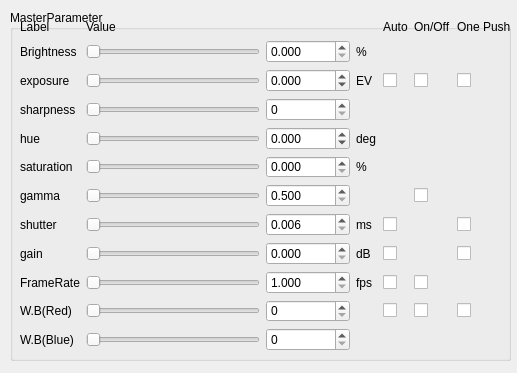
<?xml version="1.0" encoding="UTF-8"?>
<ui version="4.0">
 <class>QtCamParamDlgClass</class>
 <widget class="QDialog" name="QtCamParamDlgClass">
  <property name="geometry">
   <rect>
    <x>0</x>
    <y>0</y>
    <width>517</width>
    <height>373</height>
   </rect>
  </property>
  <property name="windowTitle">
   <string>Dialog</string>
  </property>
  <property name="modal">
   <bool>false</bool>
  </property>
  <widget class="QGroupBox" name="Cam1ParamBox">
   <property name="geometry">
    <rect>
     <x>10</x>
     <y>10</y>
     <width>501</width>
     <height>351</height>
    </rect>
   </property>
   <property name="title">
    <string>MasterParameter</string>
   </property>
   <widget class="QWidget" name="layoutWidget">
    <property name="geometry">
     <rect>
      <x>10</x>
      <y>10</y>
      <width>491</width>
      <height>331</height>
     </rect>
    </property>
    <layout class="QGridLayout" name="gridLayout" columnminimumwidth="0,0,80,0,0,0,0">
     <property name="sizeConstraint">
      <enum>QLayout::SetDefaultConstraint</enum>
     </property>
     <item row="0" column="1">
      <widget class="QLabel" name="label_3">
       <property name="text">
        <string>Value</string>
       </property>
      </widget>
     </item>
     <item row="6" column="5">
      <widget class="QCheckBox" name="gammaOnOff">
       <property name="text">
        <string/>
       </property>
      </widget>
     </item>
     <item row="0" column="0">
      <widget class="QLabel" name="label">
       <property name="text">
        <string>Label</string>
       </property>
      </widget>
     </item>
     <item row="0" column="5">
      <widget class="QLabel" name="label_5">
       <property name="text">
        <string>On/Off</string>
       </property>
      </widget>
     </item>
     <item row="0" column="6">
      <widget class="QLabel" name="label_6">
       <property name="text">
        <string>One Push</string>
       </property>
      </widget>
     </item>
     <item row="0" column="4">
      <widget class="QLabel" name="label_4">
       <property name="text">
        <string>Auto</string>
       </property>
      </widget>
     </item>
     <item row="11" column="2">
      <widget class="QDoubleSpinBox" name="WBBlueBox">
       <property name="decimals">
        <number>0</number>
       </property>
       <property name="maximum">
        <double>1023.000000000000000</double>
       </property>
      </widget>
     </item>
     <item row="7" column="6">
      <widget class="QCheckBox" name="shutterOnePush">
       <property name="text">
        <string/>
       </property>
      </widget>
     </item>
     <item row="8" column="0">
      <widget class="QLabel" name="BrightnessLabel_8">
       <property name="text">
        <string>gain</string>
       </property>
      </widget>
     </item>
     <item row="8" column="2">
      <widget class="QDoubleSpinBox" name="gainBox">
       <property name="decimals">
        <number>3</number>
       </property>
       <property name="minimum">
        <double>0.000000000000000</double>
       </property>
       <property name="maximum">
        <double>47.994000000000000</double>
       </property>
      </widget>
     </item>
     <item row="7" column="4">
      <widget class="QCheckBox" name="shutterAuto">
       <property name="text">
        <string/>
       </property>
      </widget>
     </item>
     <item row="8" column="4">
      <widget class="QCheckBox" name="gainAuto">
       <property name="text">
        <string/>
       </property>
      </widget>
     </item>
     <item row="8" column="1">
      <widget class="QSlider" name="gainSlider">
       <property name="maximum">
        <number>1000</number>
       </property>
       <property name="orientation">
        <enum>Qt::Horizontal</enum>
       </property>
      </widget>
     </item>
     <item row="8" column="6">
      <widget class="QCheckBox" name="gainOnePush">
       <property name="text">
        <string/>
       </property>
      </widget>
     </item>
     <item row="9" column="0">
      <widget class="QLabel" name="BrightnessLabel_9">
       <property name="text">
        <string>FrameRate</string>
       </property>
      </widget>
     </item>
     <item row="7" column="0">
      <widget class="QLabel" name="shutter">
       <property name="text">
        <string>shutter</string>
       </property>
      </widget>
     </item>
     <item row="7" column="1">
      <widget class="QSlider" name="shutterSlider">
       <property name="maximum">
        <number>1000</number>
       </property>
       <property name="orientation">
        <enum>Qt::Horizontal</enum>
       </property>
      </widget>
     </item>
     <item row="7" column="2">
      <widget class="QDoubleSpinBox" name="shutterBox">
       <property name="decimals">
        <number>3</number>
       </property>
       <property name="minimum">
        <double>0.006000000000000</double>
       </property>
       <property name="maximum">
        <double>31981.669999999998254</double>
       </property>
      </widget>
     </item>
     <item row="1" column="1">
      <widget class="QSlider" name="BrightnessSlider">
       <property name="maximum">
        <number>1000</number>
       </property>
       <property name="orientation">
        <enum>Qt::Horizontal</enum>
       </property>
      </widget>
     </item>
     <item row="2" column="0">
      <widget class="QLabel" name="BrightnessLabel_2">
       <property name="text">
        <string>exposure</string>
       </property>
      </widget>
     </item>
     <item row="1" column="2">
      <widget class="QDoubleSpinBox" name="BrightnessBox">
       <property name="decimals">
        <number>3</number>
       </property>
       <property name="maximum">
        <double>12.476000000000001</double>
       </property>
      </widget>
     </item>
     <item row="1" column="0">
      <widget class="QLabel" name="BrightnessLabel">
       <property name="text">
        <string>Brightness</string>
       </property>
      </widget>
     </item>
     <item row="3" column="0">
      <widget class="QLabel" name="BrightnessLabel_3">
       <property name="text">
        <string>sharpness</string>
       </property>
      </widget>
     </item>
     <item row="3" column="1">
      <widget class="QSlider" name="sharpnessSlider">
       <property name="maximum">
        <number>1000</number>
       </property>
       <property name="orientation">
        <enum>Qt::Horizontal</enum>
       </property>
      </widget>
     </item>
     <item row="4" column="2">
      <widget class="QDoubleSpinBox" name="hueBox">
       <property name="decimals">
        <number>3</number>
       </property>
       <property name="minimum">
        <double>-180.000000000000000</double>
       </property>
       <property name="maximum">
        <double>180.000000000000000</double>
       </property>
      </widget>
     </item>
     <item row="4" column="0">
      <widget class="QLabel" name="BrightnessLabel_4">
       <property name="text">
        <string>hue</string>
       </property>
      </widget>
     </item>
     <item row="5" column="0">
      <widget class="QLabel" name="BrightnessLabel_5">
       <property name="text">
        <string>saturation</string>
       </property>
      </widget>
     </item>
     <item row="5" column="1">
      <widget class="QSlider" name="saturationSlider">
       <property name="maximum">
        <number>1000</number>
       </property>
       <property name="orientation">
        <enum>Qt::Horizontal</enum>
       </property>
      </widget>
     </item>
     <item row="4" column="1">
      <widget class="QSlider" name="hueSlider">
       <property name="maximum">
        <number>1000</number>
       </property>
       <property name="orientation">
        <enum>Qt::Horizontal</enum>
       </property>
      </widget>
     </item>
     <item row="6" column="0">
      <widget class="QLabel" name="BrightnessLabel_6">
       <property name="text">
        <string>gamma</string>
       </property>
      </widget>
     </item>
     <item row="6" column="2">
      <widget class="QDoubleSpinBox" name="gammaBox">
       <property name="decimals">
        <number>3</number>
       </property>
       <property name="minimum">
        <double>0.500000000000000</double>
       </property>
       <property name="maximum">
        <double>3.999000000000000</double>
       </property>
      </widget>
     </item>
     <item row="3" column="2">
      <widget class="QDoubleSpinBox" name="sharpnessBox">
       <property name="decimals">
        <number>0</number>
       </property>
       <property name="maximum">
        <double>4096.000000000000000</double>
       </property>
      </widget>
     </item>
     <item row="5" column="2">
      <widget class="QDoubleSpinBox" name="saturationBox">
       <property name="decimals">
        <number>3</number>
       </property>
       <property name="minimum">
        <double>0.000000000000000</double>
       </property>
       <property name="maximum">
        <double>400.000000000000000</double>
       </property>
      </widget>
     </item>
     <item row="6" column="1">
      <widget class="QSlider" name="gammaSlider">
       <property name="maximum">
        <number>1000</number>
       </property>
       <property name="orientation">
        <enum>Qt::Horizontal</enum>
       </property>
      </widget>
     </item>
     <item row="2" column="1">
      <widget class="QSlider" name="exposureSlider">
       <property name="maximum">
        <number>1000</number>
       </property>
       <property name="orientation">
        <enum>Qt::Horizontal</enum>
       </property>
      </widget>
     </item>
     <item row="2" column="5">
      <widget class="QCheckBox" name="exposureOnOff">
       <property name="text">
        <string/>
       </property>
      </widget>
     </item>
     <item row="2" column="6">
      <widget class="QCheckBox" name="exposureOnePush">
       <property name="text">
        <string/>
       </property>
      </widget>
     </item>
     <item row="2" column="2">
      <widget class="QDoubleSpinBox" name="exposureBox">
       <property name="decimals">
        <number>3</number>
       </property>
       <property name="minimum">
        <double>-7.585000000000000</double>
       </property>
       <property name="maximum">
        <double>2.414000000000000</double>
       </property>
      </widget>
     </item>
     <item row="2" column="4">
      <widget class="QCheckBox" name="exposureAuto">
       <property name="text">
        <string/>
       </property>
      </widget>
     </item>
     <item row="11" column="1">
      <widget class="QSlider" name="WBBlueSlider">
       <property name="maximum">
        <number>1000</number>
       </property>
       <property name="orientation">
        <enum>Qt::Horizontal</enum>
       </property>
      </widget>
     </item>
     <item row="11" column="0">
      <widget class="QLabel" name="BrightnessLabel_11">
       <property name="text">
        <string>W.B(Blue)</string>
       </property>
      </widget>
     </item>
     <item row="10" column="2">
      <widget class="QDoubleSpinBox" name="WBRedBox">
       <property name="decimals">
        <number>0</number>
       </property>
       <property name="maximum">
        <double>1023.000000000000000</double>
       </property>
      </widget>
     </item>
     <item row="10" column="4">
      <widget class="QCheckBox" name="WBAuto">
       <property name="text">
        <string/>
       </property>
      </widget>
     </item>
     <item row="10" column="5">
      <widget class="QCheckBox" name="WBOnOff">
       <property name="text">
        <string/>
       </property>
      </widget>
     </item>
     <item row="10" column="0">
      <widget class="QLabel" name="BrightnessLabel_10">
       <property name="text">
        <string>W.B(Red)</string>
       </property>
      </widget>
     </item>
     <item row="10" column="6">
      <widget class="QCheckBox" name="WBOnePush">
       <property name="text">
        <string/>
       </property>
      </widget>
     </item>
     <item row="9" column="1">
      <widget class="QSlider" name="frameRateSlider">
       <property name="maximum">
        <number>1000</number>
       </property>
       <property name="orientation">
        <enum>Qt::Horizontal</enum>
       </property>
      </widget>
     </item>
     <item row="9" column="2">
      <widget class="QDoubleSpinBox" name="frameRateBox">
       <property name="decimals">
        <number>3</number>
       </property>
       <property name="minimum">
        <double>1.000000000000000</double>
       </property>
       <property name="maximum">
        <double>75.000000000000000</double>
       </property>
      </widget>
     </item>
     <item row="9" column="4">
      <widget class="QCheckBox" name="frameRateAuto">
       <property name="text">
        <string/>
       </property>
      </widget>
     </item>
     <item row="9" column="5">
      <widget class="QCheckBox" name="frameRateOnOff">
       <property name="text">
        <string/>
       </property>
      </widget>
     </item>
     <item row="10" column="1">
      <widget class="QSlider" name="WBRedSlider">
       <property name="maximum">
        <number>1000</number>
       </property>
       <property name="orientation">
        <enum>Qt::Horizontal</enum>
       </property>
      </widget>
     </item>
     <item row="1" column="3">
      <widget class="QLabel" name="label_8">
       <property name="text">
        <string>%</string>
       </property>
      </widget>
     </item>
     <item row="2" column="3">
      <widget class="QLabel" name="label_7">
       <property name="text">
        <string>EV</string>
       </property>
      </widget>
     </item>
     <item row="4" column="3">
      <widget class="QLabel" name="label_9">
       <property name="text">
        <string>deg</string>
       </property>
      </widget>
     </item>
     <item row="5" column="3">
      <widget class="QLabel" name="label_10">
       <property name="text">
        <string>%</string>
       </property>
      </widget>
     </item>
     <item row="7" column="3">
      <widget class="QLabel" name="label_11">
       <property name="text">
        <string>ms</string>
       </property>
      </widget>
     </item>
     <item row="8" column="3">
      <widget class="QLabel" name="label_12">
       <property name="text">
        <string>dB</string>
       </property>
      </widget>
     </item>
     <item row="9" column="3">
      <widget class="QLabel" name="label_13">
       <property name="text">
        <string>fps</string>
       </property>
      </widget>
     </item>
    </layout>
   </widget>
  </widget>
 </widget>
 <resources/>
 <connections>
  <connection>
   <sender>BrightnessSlider</sender>
   <signal>sliderMoved(int)</signal>
   <receiver>QtCamParamDlgClass</receiver>
   <slot>BrightnessSlider()</slot>
   <hints>
    <hint type="sourcelabel">
     <x>134</x>
     <y>54</y>
    </hint>
    <hint type="destinationlabel">
     <x>518</x>
     <y>26</y>
    </hint>
   </hints>
  </connection>
  <connection>
   <sender>exposureSlider</sender>
   <signal>sliderMoved(int)</signal>
   <receiver>QtCamParamDlgClass</receiver>
   <slot>ExposureSlider()</slot>
   <hints>
    <hint type="sourcelabel">
     <x>210</x>
     <y>88</y>
    </hint>
    <hint type="destinationlabel">
     <x>518</x>
     <y>39</y>
    </hint>
   </hints>
  </connection>
  <connection>
   <sender>sharpnessSlider</sender>
   <signal>sliderMoved(int)</signal>
   <receiver>QtCamParamDlgClass</receiver>
   <slot>SharpnessSlider()</slot>
   <hints>
    <hint type="sourcelabel">
     <x>206</x>
     <y>116</y>
    </hint>
    <hint type="destinationlabel">
     <x>518</x>
     <y>53</y>
    </hint>
   </hints>
  </connection>
  <connection>
   <sender>hueSlider</sender>
   <signal>sliderMoved(int)</signal>
   <receiver>QtCamParamDlgClass</receiver>
   <slot>HueSlider()</slot>
   <hints>
    <hint type="sourcelabel">
     <x>220</x>
     <y>144</y>
    </hint>
    <hint type="destinationlabel">
     <x>518</x>
     <y>71</y>
    </hint>
   </hints>
  </connection>
  <connection>
   <sender>saturationSlider</sender>
   <signal>sliderMoved(int)</signal>
   <receiver>QtCamParamDlgClass</receiver>
   <slot>SaturationSlider()</slot>
   <hints>
    <hint type="sourcelabel">
     <x>168</x>
     <y>168</y>
    </hint>
    <hint type="destinationlabel">
     <x>518</x>
     <y>81</y>
    </hint>
   </hints>
  </connection>
  <connection>
   <sender>gammaSlider</sender>
   <signal>sliderMoved(int)</signal>
   <receiver>QtCamParamDlgClass</receiver>
   <slot>GammaSlider()</slot>
   <hints>
    <hint type="sourcelabel">
     <x>224</x>
     <y>196</y>
    </hint>
    <hint type="destinationlabel">
     <x>518</x>
     <y>99</y>
    </hint>
   </hints>
  </connection>
  <connection>
   <sender>shutterSlider</sender>
   <signal>sliderMoved(int)</signal>
   <receiver>QtCamParamDlgClass</receiver>
   <slot>ShutterSlider()</slot>
   <hints>
    <hint type="sourcelabel">
     <x>196</x>
     <y>224</y>
    </hint>
    <hint type="destinationlabel">
     <x>518</x>
     <y>109</y>
    </hint>
   </hints>
  </connection>
  <connection>
   <sender>gainSlider</sender>
   <signal>sliderMoved(int)</signal>
   <receiver>QtCamParamDlgClass</receiver>
   <slot>GainSlider()</slot>
   <hints>
    <hint type="sourcelabel">
     <x>192</x>
     <y>259</y>
    </hint>
    <hint type="destinationlabel">
     <x>518</x>
     <y>130</y>
    </hint>
   </hints>
  </connection>
  <connection>
   <sender>frameRateSlider</sender>
   <signal>sliderMoved(int)</signal>
   <receiver>QtCamParamDlgClass</receiver>
   <slot>FrameRateSlider()</slot>
   <hints>
    <hint type="sourcelabel">
     <x>171</x>
     <y>280</y>
    </hint>
    <hint type="destinationlabel">
     <x>518</x>
     <y>141</y>
    </hint>
   </hints>
  </connection>
  <connection>
   <sender>WBRedSlider</sender>
   <signal>sliderMoved(int)</signal>
   <receiver>QtCamParamDlgClass</receiver>
   <slot>WBRSlider()</slot>
   <hints>
    <hint type="sourcelabel">
     <x>147</x>
     <y>315</y>
    </hint>
    <hint type="destinationlabel">
     <x>518</x>
     <y>161</y>
    </hint>
   </hints>
  </connection>
  <connection>
   <sender>WBBlueSlider</sender>
   <signal>sliderMoved(int)</signal>
   <receiver>QtCamParamDlgClass</receiver>
   <slot>WBBSlider()</slot>
   <hints>
    <hint type="sourcelabel">
     <x>206</x>
     <y>333</y>
    </hint>
    <hint type="destinationlabel">
     <x>518</x>
     <y>176</y>
    </hint>
   </hints>
  </connection>
  <connection>
   <sender>BrightnessBox</sender>
   <signal>editingFinished()</signal>
   <receiver>QtCamParamDlgClass</receiver>
   <slot>BrightnessBox()</slot>
   <hints>
    <hint type="sourcelabel">
     <x>283</x>
     <y>64</y>
    </hint>
    <hint type="destinationlabel">
     <x>518</x>
     <y>46</y>
    </hint>
   </hints>
  </connection>
  <connection>
   <sender>exposureBox</sender>
   <signal>editingFinished()</signal>
   <receiver>QtCamParamDlgClass</receiver>
   <slot>ExposureBox()</slot>
   <hints>
    <hint type="sourcelabel">
     <x>299</x>
     <y>91</y>
    </hint>
    <hint type="destinationlabel">
     <x>518</x>
     <y>60</y>
    </hint>
   </hints>
  </connection>
  <connection>
   <sender>sharpnessBox</sender>
   <signal>editingFinished()</signal>
   <receiver>QtCamParamDlgClass</receiver>
   <slot>SharpnessBox()</slot>
   <hints>
    <hint type="sourcelabel">
     <x>272</x>
     <y>112</y>
    </hint>
    <hint type="destinationlabel">
     <x>518</x>
     <y>81</y>
    </hint>
   </hints>
  </connection>
  <connection>
   <sender>hueBox</sender>
   <signal>editingFinished()</signal>
   <receiver>QtCamParamDlgClass</receiver>
   <slot>HueBox()</slot>
   <hints>
    <hint type="sourcelabel">
     <x>308</x>
     <y>134</y>
    </hint>
    <hint type="destinationlabel">
     <x>518</x>
     <y>116</y>
    </hint>
   </hints>
  </connection>
  <connection>
   <sender>saturationBox</sender>
   <signal>editingFinished()</signal>
   <receiver>QtCamParamDlgClass</receiver>
   <slot>SaturationBox()</slot>
   <hints>
    <hint type="sourcelabel">
     <x>283</x>
     <y>165</y>
    </hint>
    <hint type="destinationlabel">
     <x>518</x>
     <y>144</y>
    </hint>
   </hints>
  </connection>
  <connection>
   <sender>gammaBox</sender>
   <signal>editingFinished()</signal>
   <receiver>QtCamParamDlgClass</receiver>
   <slot>GammaBox()</slot>
   <hints>
    <hint type="sourcelabel">
     <x>269</x>
     <y>193</y>
    </hint>
    <hint type="destinationlabel">
     <x>518</x>
     <y>172</y>
    </hint>
   </hints>
  </connection>
  <connection>
   <sender>shutterBox</sender>
   <signal>editingFinished()</signal>
   <receiver>QtCamParamDlgClass</receiver>
   <slot>ShutterBox()</slot>
   <hints>
    <hint type="sourcelabel">
     <x>280</x>
     <y>224</y>
    </hint>
    <hint type="destinationlabel">
     <x>518</x>
     <y>221</y>
    </hint>
   </hints>
  </connection>
  <connection>
   <sender>gainBox</sender>
   <signal>editingFinished()</signal>
   <receiver>QtCamParamDlgClass</receiver>
   <slot>GainBox()</slot>
   <hints>
    <hint type="sourcelabel">
     <x>308</x>
     <y>249</y>
    </hint>
    <hint type="destinationlabel">
     <x>518</x>
     <y>246</y>
    </hint>
   </hints>
  </connection>
  <connection>
   <sender>frameRateBox</sender>
   <signal>editingFinished()</signal>
   <receiver>QtCamParamDlgClass</receiver>
   <slot>FrameRateBox()</slot>
   <hints>
    <hint type="sourcelabel">
     <x>308</x>
     <y>287</y>
    </hint>
    <hint type="destinationlabel">
     <x>518</x>
     <y>270</y>
    </hint>
   </hints>
  </connection>
  <connection>
   <sender>WBRedBox</sender>
   <signal>editingFinished()</signal>
   <receiver>QtCamParamDlgClass</receiver>
   <slot>WBRBox()</slot>
   <hints>
    <hint type="sourcelabel">
     <x>297</x>
     <y>301</y>
    </hint>
    <hint type="destinationlabel">
     <x>518</x>
     <y>284</y>
    </hint>
   </hints>
  </connection>
  <connection>
   <sender>WBBlueBox</sender>
   <signal>editingFinished()</signal>
   <receiver>QtCamParamDlgClass</receiver>
   <slot>WBBBox()</slot>
   <hints>
    <hint type="sourcelabel">
     <x>280</x>
     <y>344</y>
    </hint>
    <hint type="destinationlabel">
     <x>518</x>
     <y>319</y>
    </hint>
   </hints>
  </connection>
 </connections>
 <slots>
  <slot>BrightnessSlider()</slot>
  <slot>ExposureSlider()</slot>
  <slot>SharpnessSlider()</slot>
  <slot>HueSlider()</slot>
  <slot>SaturationSlider()</slot>
  <slot>GammaSlider()</slot>
  <slot>ShutterSlider()</slot>
  <slot>GainSlider()</slot>
  <slot>FrameRateSlider()</slot>
  <slot>WBRSlider()</slot>
  <slot>WBBSlider()</slot>
  <slot>BrightnessBox()</slot>
  <slot>ExposureBox()</slot>
  <slot>SharpnessBox()</slot>
  <slot>HueBox()</slot>
  <slot>SaturationBox()</slot>
  <slot>GammaBox()</slot>
  <slot>ShutterBox()</slot>
  <slot>GainBox()</slot>
  <slot>FrameRateBox()</slot>
  <slot>WBRBox()</slot>
  <slot>WBBBox()</slot>
 </slots>
</ui>
